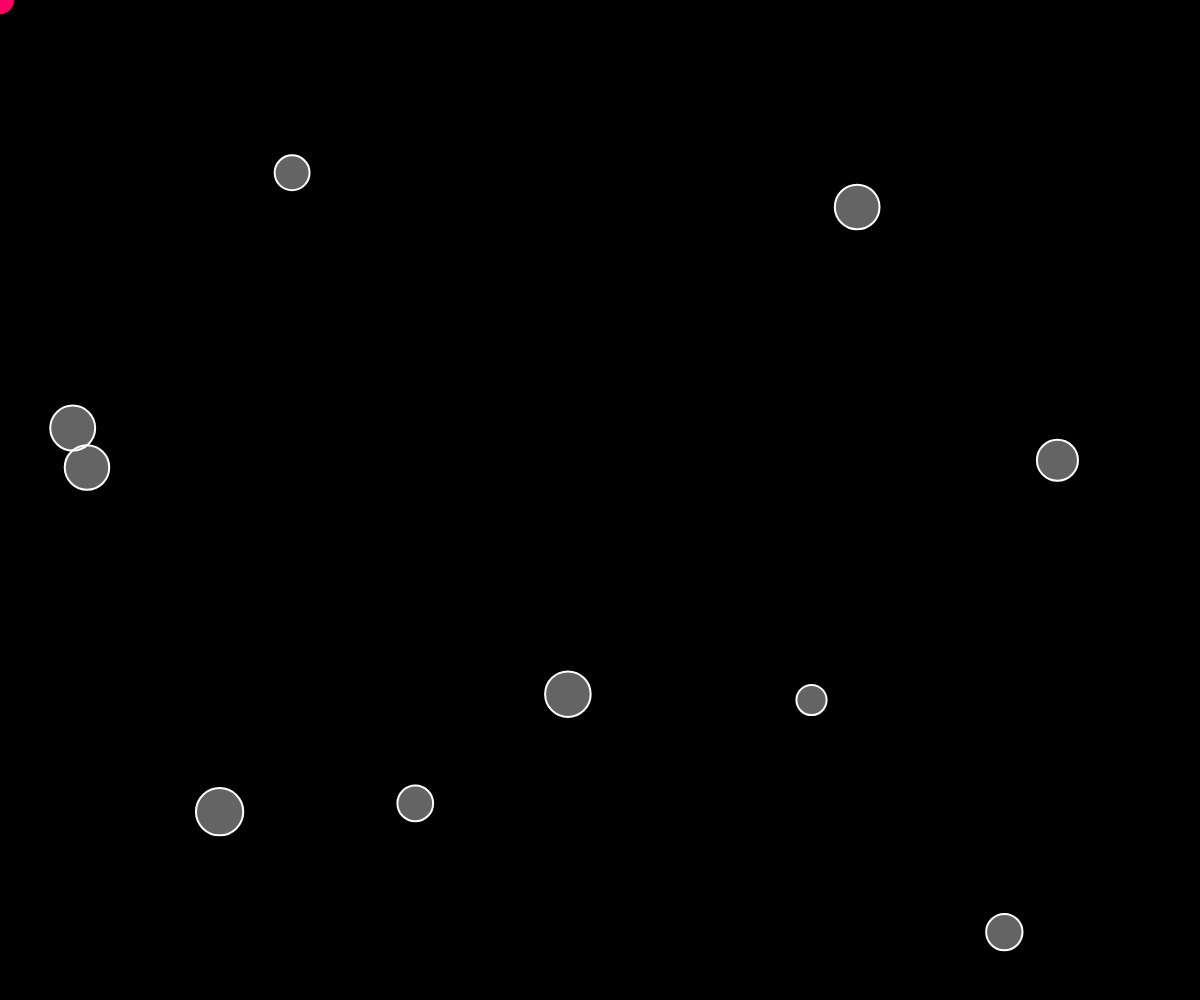
Frame 1 (no input)
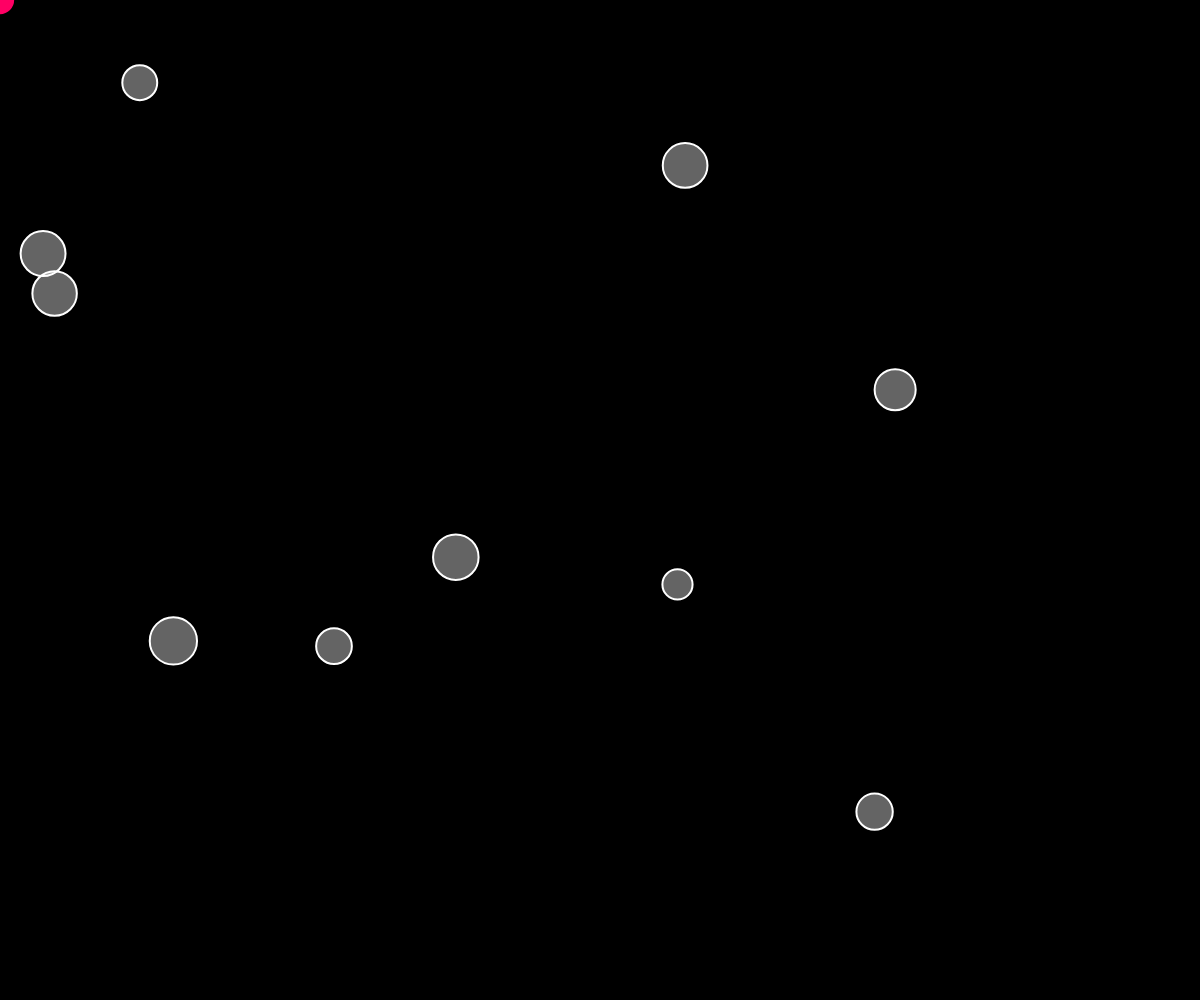
Frame 60 (no input)
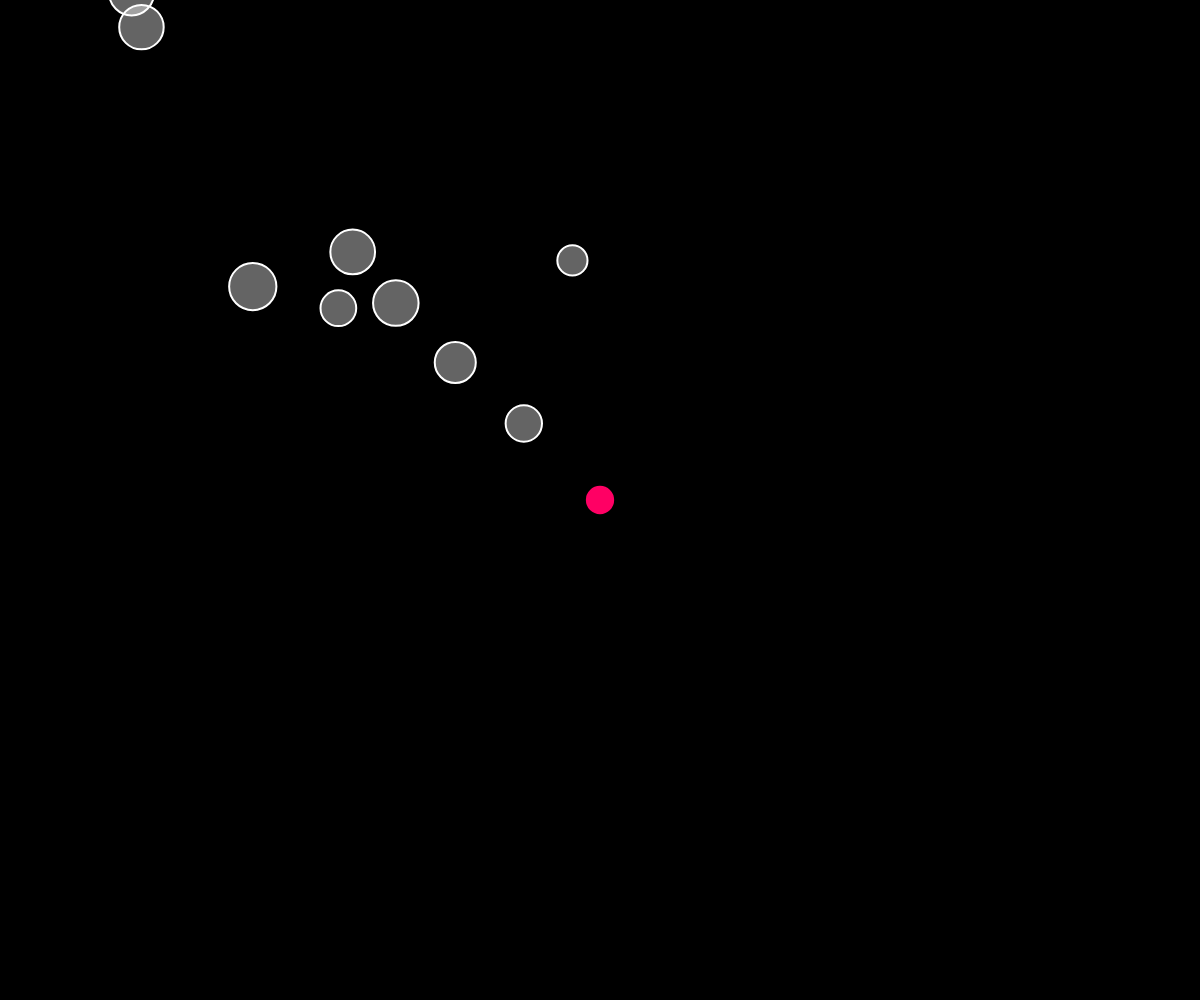
Frame 120 (the mouse pressed at the canvas centre since frame 60)

The p5.js sketch that drew these frames (run headless with seeded random() and noise() and a simulated clock; from frame 60 on, the mouse is pressed at the canvas centre):

// p5.js sketch
// ── sketch.js
let movers = [];
let attractor;
const N = 10;

function setup() {
  createCanvas(windowWidth, windowHeight);

  for (let i = 0; i < N; i++) {
    let x = random(width);
    let y = random(height);
    let m = random(50, 150);
    movers[i] = new Mover(x, y, m);
  }
  attractor = new Attractor(windowWidth / 2, windowHeight / 2, 25);
  background(0);
}

function draw() {
  attractor = new Attractor(mouseX, mouseY, 50);
  background(0);

  for (let mover of movers) {
    mover.update();
    mover.show();
    attractor.attract(mover);
  }

  attractor.show();
}

// ── attractor.js
// Attractor class

class Attractor {

    constructor(x, y, m) {
        this.pos = createVector(x, y);
        this.mass = m;
        this.r = sqrt(this.mass) * 2;
    }

    attract(mover) {
        let force = p5.Vector.sub(this.pos, mover.pos);
        let dSq = constrain(force.magSq(), 100, 2500);

        let G = 5;

        let strength = G * (this.mass * mover.mass) / dSq;

        force.setMag(strength);
        mover.applyForce(force);
    }

    show() {
        noStroke();
        fill(255, 0, 100);
        ellipse(this.pos.x, this.pos.y, this.r * 2);
    }
}
// ── mover.js
class Mover {
    constructor(x, y, m) {
        this.pos = createVector(x, y);
        this.vel = createVector(0, 0);
        this.vel.mult(5);
        this.acc = createVector(0, 0);
        this.mass = m;
        this.r = sqrt(m) * 2;
    }

    applyForce(force) {
        let f = p5.Vector.div(force, this.mass);
        this.acc.add(f);
    }

    update() {

        this.vel.add(this.acc);
        this.pos.add(this.vel);
        this.acc.set(0, 0);
    }

    show() {
        stroke(255);
        strokeWeight(2);
        fill(255, 100);
        ellipse(this.pos.x, this.pos.y, this.r * 2);
    }
}
